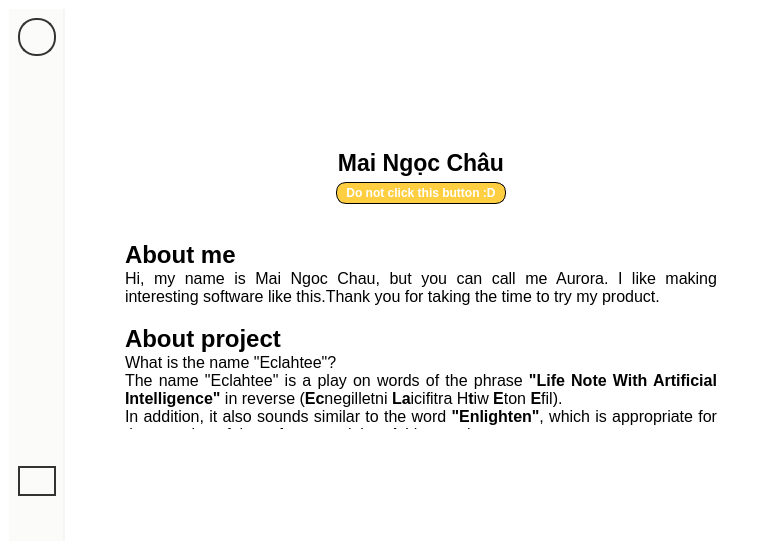
<?xml version="1.0" encoding="UTF-8"?>
<ui version="4.0">
 <class>MainWindow</class>
 <widget class="QMainWindow" name="MainWindow">
  <property name="geometry">
   <rect>
    <x>0</x>
    <y>0</y>
    <width>780</width>
    <height>550</height>
   </rect>
  </property>
  <property name="minimumSize">
   <size>
    <width>780</width>
    <height>550</height>
   </size>
  </property>
  <property name="windowTitle">
   <string>MainWindow</string>
  </property>
  <property name="styleSheet">
   <string notr="true">padding: 0px;
border: 0px;
background-color: white;</string>
  </property>
  <widget class="QWidget" name="centralwidget">
   <layout class="QHBoxLayout" name="horizontalLayout">
    <item>
     <widget class="QWidget" name="widget" native="true">
      <property name="styleSheet">
       <string notr="true">max-width: 54px;
background-color: #FBFBFA;
border-right: 2px solid #F5F5F4;
padding: 0px;
margin: 0px;</string>
      </property>
      <layout class="QVBoxLayout" name="verticalLayout_2">
       <item>
        <widget class="QLabel" name="label">
         <property name="font">
          <font>
           <pointsize>10</pointsize>
           <weight>75</weight>
           <bold>true</bold>
          </font>
         </property>
         <property name="styleSheet">
          <string notr="true">min-height: 34px;
max-height: 34px;
min-width: 34px;
max-width: 34px;
border: 2px solid #333333;
border-radius: 18px;</string>
         </property>
         <property name="text">
          <string/>
         </property>
         <property name="pixmap">
          <pixmap>../Image/icon.png</pixmap>
         </property>
         <property name="scaledContents">
          <bool>true</bool>
         </property>
         <property name="alignment">
          <set>Qt::AlignCenter</set>
         </property>
        </widget>
       </item>
       <item>
        <widget class="QLabel" name="label_5">
         <property name="styleSheet">
          <string notr="true">border: 0px;</string>
         </property>
         <property name="text">
          <string/>
         </property>
        </widget>
       </item>
       <item>
        <widget class="QPushButton" name="pushButton">
         <property name="styleSheet">
          <string notr="true">QPushButton{
	max-height: 22px;
	border: 2px solid #FBFBFA;
	padding: 6px;
	border-radius: 18px;
}

QPushButton::hover{
	max-height: 22px;
	border: 2px solid gray;
	padding: 6px;
	border-radius: 18px;
}</string>
         </property>
         <property name="text">
          <string/>
         </property>
         <property name="icon">
          <iconset>
           <normaloff>../Image/home_d.png</normaloff>../Image/home_d.png</iconset>
         </property>
         <property name="iconSize">
          <size>
           <width>24</width>
           <height>24</height>
          </size>
         </property>
        </widget>
       </item>
       <item>
        <widget class="QPushButton" name="pushButton_2">
         <property name="styleSheet">
          <string notr="true">QPushButton{
	max-height: 22px;
	border: 2px solid #FBFBFA;
	padding: 6px;
	border-radius: 18px;
}

QPushButton::hover{
	max-height: 22px;
	border: 2px solid gray;
	padding: 6px;
	border-radius: 18px;
}</string>
         </property>
         <property name="text">
          <string/>
         </property>
         <property name="icon">
          <iconset>
           <normaloff>../Image/notes_d.png</normaloff>../Image/notes_d.png</iconset>
         </property>
         <property name="iconSize">
          <size>
           <width>24</width>
           <height>24</height>
          </size>
         </property>
        </widget>
       </item>
       <item>
        <widget class="QPushButton" name="pushButton_4">
         <property name="styleSheet">
          <string notr="true">QPushButton{
	max-height: 22px;
	border: 2px solid #FBFBFA;
	padding: 6px;
	border-radius: 18px;
}

QPushButton::hover{
	max-height: 22px;
	border: 2px solid gray;
	padding: 6px;
	border-radius: 18px;
}</string>
         </property>
         <property name="text">
          <string/>
         </property>
         <property name="icon">
          <iconset>
           <normaloff>../Image/chat_d.png</normaloff>../Image/chat_d.png</iconset>
         </property>
         <property name="iconSize">
          <size>
           <width>24</width>
           <height>24</height>
          </size>
         </property>
        </widget>
       </item>
       <item>
        <widget class="QPushButton" name="pushButton_5">
         <property name="styleSheet">
          <string notr="true">QPushButton{
	max-height: 22px;
	border: 2px solid #FBFBFA;
	padding: 6px;
	border-radius: 18px;
}

QPushButton::hover{
	max-height: 22px;
	border: 2px solid gray;
	padding: 6px;
	border-radius: 18px;
}</string>
         </property>
         <property name="text">
          <string/>
         </property>
         <property name="icon">
          <iconset>
           <normaloff>../Image/search_d.png</normaloff>../Image/search_d.png</iconset>
         </property>
         <property name="iconSize">
          <size>
           <width>24</width>
           <height>24</height>
          </size>
         </property>
        </widget>
       </item>
       <item>
        <spacer name="verticalSpacer">
         <property name="orientation">
          <enum>Qt::Vertical</enum>
         </property>
         <property name="sizeHint" stdset="0">
          <size>
           <width>20</width>
           <height>40</height>
          </size>
         </property>
        </spacer>
       </item>
       <item>
        <widget class="QPushButton" name="pushButton_6">
         <property name="styleSheet">
          <string notr="true">max-height: 22px;
border: 2px solid #333333;
padding: 6px;
border-radius: 18px;</string>
         </property>
         <property name="text">
          <string/>
         </property>
         <property name="icon">
          <iconset>
           <normaloff>../Image/about_a.png</normaloff>../Image/about_a.png</iconset>
         </property>
         <property name="iconSize">
          <size>
           <width>24</width>
           <height>24</height>
          </size>
         </property>
        </widget>
       </item>
       <item>
        <widget class="QPushButton" name="pushButton_7">
         <property name="styleSheet">
          <string notr="true">QPushButton{
	max-height: 22px;
	border: 2px solid #FBFBFA;
	padding: 6px;
	border-radius: 18px;
}

QPushButton::hover{
	max-height: 22px;
	border: 2px solid gray;
	padding: 6px;
	border-radius: 18px;
}</string>
         </property>
         <property name="text">
          <string/>
         </property>
         <property name="icon">
          <iconset>
           <normaloff>../Image/log_out.png</normaloff>../Image/log_out.png</iconset>
         </property>
         <property name="iconSize">
          <size>
           <width>24</width>
           <height>24</height>
          </size>
         </property>
        </widget>
       </item>
      </layout>
     </widget>
    </item>
    <item>
     <widget class="QWidget" name="widget_2" native="true">
      <layout class="QVBoxLayout" name="verticalLayout_3">
       <item>
        <spacer name="verticalSpacer_2">
         <property name="orientation">
          <enum>Qt::Vertical</enum>
         </property>
         <property name="sizeHint" stdset="0">
          <size>
           <width>20</width>
           <height>40</height>
          </size>
         </property>
        </spacer>
       </item>
       <item>
        <widget class="QWidget" name="widget_4" native="true">
         <property name="styleSheet">
          <string notr="true"/>
         </property>
         <layout class="QHBoxLayout" name="horizontalLayout_2">
          <item>
           <spacer name="horizontalSpacer">
            <property name="orientation">
             <enum>Qt::Horizontal</enum>
            </property>
            <property name="sizeHint" stdset="0">
             <size>
              <width>40</width>
              <height>20</height>
             </size>
            </property>
           </spacer>
          </item>
          <item>
           <widget class="QWidget" name="widget_3" native="true">
            <layout class="QVBoxLayout" name="verticalLayout">
             <item>
              <widget class="QLabel" name="label_7">
               <property name="styleSheet">
                <string notr="true"/>
               </property>
               <property name="text">
                <string/>
               </property>
               <property name="pixmap">
                <pixmap>../Image/maingocchau.png</pixmap>
               </property>
               <property name="scaledContents">
                <bool>true</bool>
               </property>
              </widget>
             </item>
             <item>
              <widget class="QLabel" name="label_8">
               <property name="font">
                <font>
                 <family>Segoe UI</family>
                 <pointsize>17</pointsize>
                 <weight>75</weight>
                 <bold>true</bold>
                </font>
               </property>
               <property name="text">
                <string>Mai Ngọc Châu</string>
               </property>
               <property name="alignment">
                <set>Qt::AlignCenter</set>
               </property>
              </widget>
             </item>
             <item>
              <widget class="QPushButton" name="pushButton_3">
               <property name="font">
                <font>
                 <family>Segoe UI</family>
                 <pointsize>9</pointsize>
                 <weight>75</weight>
                 <bold>true</bold>
                </font>
               </property>
               <property name="styleSheet">
                <string notr="true">QPushButton{
	border: 1px solid black;
	height: 30px;
	border-radius: 10px;
	background-color: #FFCE41;
	color: white;
	max-width: 168px;
	min-width: 168px;
	max-height: 20px;
}

QPushButton::hover{
	border: 2px solid black;
	height: 30px;
	border-radius: 10px;
	background-color: #FFCE41;
	max-width: 180px;
	min-width: 180px;
}

QPushButton::pressed{
	border: 2px solid black;
	height: 30px;
	border-radius: 10px;
	background-color: rgb(234, 188, 59);
	max-width: 180px;
	min-width: 180px;
}</string>
               </property>
               <property name="text">
                <string>Do not click this button :D</string>
               </property>
              </widget>
             </item>
            </layout>
           </widget>
          </item>
          <item>
           <spacer name="horizontalSpacer_2">
            <property name="orientation">
             <enum>Qt::Horizontal</enum>
            </property>
            <property name="sizeHint" stdset="0">
             <size>
              <width>40</width>
              <height>20</height>
             </size>
            </property>
           </spacer>
          </item>
         </layout>
        </widget>
       </item>
       <item>
        <widget class="QWidget" name="widget_5" native="true">
         <property name="styleSheet">
          <string notr="true">border: 0px;</string>
         </property>
         <layout class="QHBoxLayout" name="horizontalLayout_3">
          <item>
           <spacer name="horizontalSpacer_3">
            <property name="orientation">
             <enum>Qt::Horizontal</enum>
            </property>
            <property name="sizeHint" stdset="0">
             <size>
              <width>40</width>
              <height>20</height>
             </size>
            </property>
           </spacer>
          </item>
          <item>
           <widget class="QTextBrowser" name="textBrowser">
            <property name="font">
             <font>
              <family>Segoe UI</family>
             </font>
            </property>
            <property name="styleSheet">
             <string notr="true">min-width: 600px;
min-height: 140px;</string>
            </property>
            <property name="verticalScrollBarPolicy">
             <enum>Qt::ScrollBarAlwaysOff</enum>
            </property>
            <property name="horizontalScrollBarPolicy">
             <enum>Qt::ScrollBarAlwaysOff</enum>
            </property>
            <property name="html">
             <string>&lt;!DOCTYPE HTML PUBLIC &quot;-//W3C//DTD HTML 4.0//EN&quot; &quot;http://www.w3.org/TR/REC-html40/strict.dtd&quot;&gt;
&lt;html&gt;&lt;head&gt;&lt;meta name=&quot;qrichtext&quot; content=&quot;1&quot; /&gt;&lt;style type=&quot;text/css&quot;&gt;
p, li { white-space: pre-wrap; }
&lt;/style&gt;&lt;/head&gt;&lt;body style=&quot; font-family:'Segoe UI'; font-size:8.25pt; font-weight:400; font-style:normal;&quot;&gt;
&lt;p align=&quot;justify&quot; style=&quot; margin-top:0px; margin-bottom:0px; margin-left:0px; margin-right:0px; -qt-block-indent:0; text-indent:0px;&quot;&gt;&lt;span style=&quot; font-size:18pt; font-weight:600;&quot;&gt;About me&lt;/span&gt;&lt;/p&gt;
&lt;p align=&quot;justify&quot; style=&quot; margin-top:0px; margin-bottom:0px; margin-left:0px; margin-right:0px; -qt-block-indent:0; text-indent:0px;&quot;&gt;&lt;span style=&quot; font-family:'MS Shell Dlg 2'; font-size:12pt;&quot;&gt;Hi, my name is Mai Ngoc Chau, but you can call me Aurora. I like making interesting software like this.Thank you for taking the time to try my product.&lt;/span&gt;&lt;/p&gt;
&lt;p align=&quot;justify&quot; style=&quot;-qt-paragraph-type:empty; margin-top:0px; margin-bottom:0px; margin-left:0px; margin-right:0px; -qt-block-indent:0; text-indent:0px; font-family:'MS Shell Dlg 2'; font-size:12pt;&quot;&gt;&lt;br /&gt;&lt;/p&gt;
&lt;p align=&quot;justify&quot; style=&quot; margin-top:0px; margin-bottom:0px; margin-left:0px; margin-right:0px; -qt-block-indent:0; text-indent:0px;&quot;&gt;&lt;span style=&quot; font-family:'MS Shell Dlg 2'; font-size:18pt; font-weight:600;&quot;&gt;About project&lt;/span&gt;&lt;/p&gt;
&lt;p align=&quot;justify&quot; style=&quot; margin-top:0px; margin-bottom:0px; margin-left:0px; margin-right:0px; -qt-block-indent:0; text-indent:0px;&quot;&gt;&lt;span style=&quot; font-family:'MS Shell Dlg 2'; font-size:12pt;&quot;&gt;What is the name &amp;quot;Eclahtee&amp;quot;?&lt;br /&gt;The name &amp;quot;Eclahtee&amp;quot; is a play on words of the phrase &lt;/span&gt;&lt;span style=&quot; font-family:'MS Shell Dlg 2'; font-size:12pt; font-weight:600;&quot;&gt;&amp;quot;Life Note With Artificial Intelligence&amp;quot;&lt;/span&gt;&lt;span style=&quot; font-family:'MS Shell Dlg 2'; font-size:12pt;&quot;&gt; in reverse (&lt;/span&gt;&lt;span style=&quot; font-family:'MS Shell Dlg 2'; font-size:12pt; font-weight:600;&quot;&gt;Ec&lt;/span&gt;&lt;span style=&quot; font-family:'MS Shell Dlg 2'; font-size:12pt;&quot;&gt;negilletni &lt;/span&gt;&lt;span style=&quot; font-family:'MS Shell Dlg 2'; font-size:12pt; font-weight:600;&quot;&gt;La&lt;/span&gt;&lt;span style=&quot; font-family:'MS Shell Dlg 2'; font-size:12pt;&quot;&gt;icifitra H&lt;/span&gt;&lt;span style=&quot; font-family:'MS Shell Dlg 2'; font-size:12pt; font-weight:600;&quot;&gt;t&lt;/span&gt;&lt;span style=&quot; font-family:'MS Shell Dlg 2'; font-size:12pt;&quot;&gt;iw &lt;/span&gt;&lt;span style=&quot; font-family:'MS Shell Dlg 2'; font-size:12pt; font-weight:600;&quot;&gt;E&lt;/span&gt;&lt;span style=&quot; font-family:'MS Shell Dlg 2'; font-size:12pt;&quot;&gt;ton &lt;/span&gt;&lt;span style=&quot; font-family:'MS Shell Dlg 2'; font-size:12pt; font-weight:600;&quot;&gt;E&lt;/span&gt;&lt;span style=&quot; font-family:'MS Shell Dlg 2'; font-size:12pt;&quot;&gt;fil). &lt;br /&gt;In addition, it also sounds similar to the word &lt;/span&gt;&lt;span style=&quot; font-family:'MS Shell Dlg 2'; font-size:12pt; font-weight:600;&quot;&gt;&amp;quot;Enlighten&amp;quot;&lt;/span&gt;&lt;span style=&quot; font-family:'MS Shell Dlg 2'; font-size:12pt;&quot;&gt;, which is appropriate for the meaning of the software as it has A.I integration.&lt;/span&gt;&lt;/p&gt;&lt;/body&gt;&lt;/html&gt;</string>
            </property>
           </widget>
          </item>
          <item>
           <spacer name="horizontalSpacer_4">
            <property name="orientation">
             <enum>Qt::Horizontal</enum>
            </property>
            <property name="sizeHint" stdset="0">
             <size>
              <width>40</width>
              <height>20</height>
             </size>
            </property>
           </spacer>
          </item>
         </layout>
        </widget>
       </item>
       <item>
        <spacer name="verticalSpacer_3">
         <property name="orientation">
          <enum>Qt::Vertical</enum>
         </property>
         <property name="sizeHint" stdset="0">
          <size>
           <width>20</width>
           <height>40</height>
          </size>
         </property>
        </spacer>
       </item>
      </layout>
     </widget>
    </item>
   </layout>
  </widget>
 </widget>
 <resources/>
 <connections/>
</ui>
